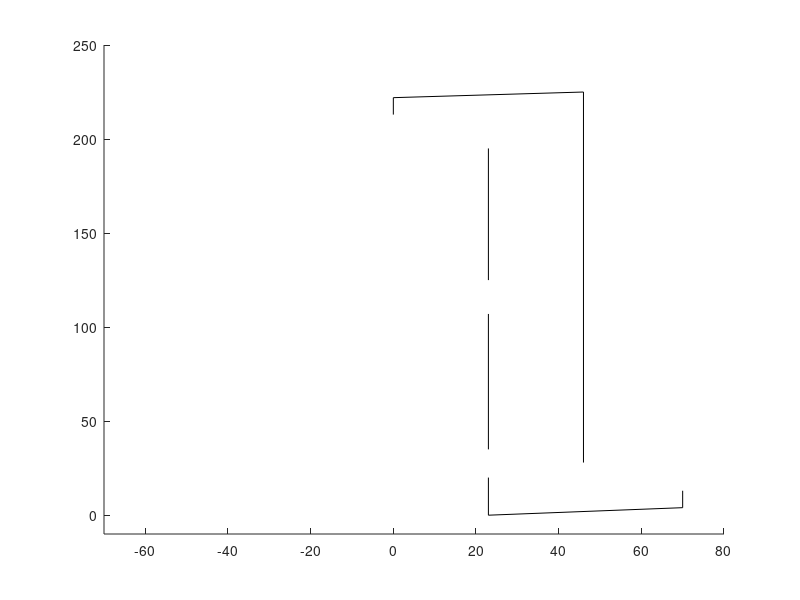

This chart was generated by the following MATLAB code: (Note: this script raises an error after producing the figure.)
function []=DrawFont()

%
% Create a vector of points to use for defining straight line segments.
%
 Points=[70 23 23 23  23  23  23    0   0  46 46 70 
          4  0 20 35 107 125 195  213 222 225 28 13]
%
% Create a matrix that can be used to store the control points for the 
% Bezi'er curves. In the exercise you will successively add more points
% into this matrix.
%
 Control=[0 10 5
          0 200 210]
%
% Code that can be used to cerate an "italic style" d.
% 
if 0,
 L=[1,0.07;0 1];  , Points=L*Points; Control=L*Control;
end;

%
% Set up a new figure window and draw line segments.
%
 clf,hold on,axis([-70 80 -10 250])
 plot(Points(1,[12,1:3]),Points(2,[12,1:3]),'k')
 plot(Points(1,4:5),Points(2,4:5),'k')
 plot(Points(1,6:7),Points(2,6:7),'k')
 plot(Points(1,8:11),Points(2,8:11),'k')

%
% Here you should set up control points for curve segment A and draw
% the curve using your Bezier spline function. The curve should start at  
% point P1 and end at point P2
%
% Add the new control points into the matrix Control above. And access
% them in the same was we access coordinates from the Points matrix, e.g.  
%
  C1=Control(:,2);
  C2=Control(:,3)
% 
% where column 1 of the Control matrix holds the coordinates for control
% point C1.
%
 P1=Points(:,8);,P2=Points(:,7);
 DisplayBazierPath([P1(1), C1(1),C2(1),P2(1)],[P1(2), C1(2),C2(2),P2(2)], 100)
 
%
% Here you should set up control points for curve segment B and draw
% the curve. (This part of the exercise is optional)
%
 P1=Points(:,11);,P2=Points(:,12);
 
%
% Here you should set up multiple interpolation points and control points
% corresponding to the outer arc. The curve starts at P1 and ends at P4. 
% We need two additional interpolation points P2 and P3 where the curve 
% touches the line y=0 and the line x=A, where A is picked so that the 
% curve looks ok.
%
 P1=Points(:,3);P4=Points(:,6);
 
%
% Set up the control points needed to draw the inner arc. Now it is enough 
% to use one additional interpolation point to determine where the curve 
% should tangent the line x=B. It is required that B>A or the inner arc
% will cross the outer one. 
%
 P1=Points(:,4);P3=Points(:,5);
 